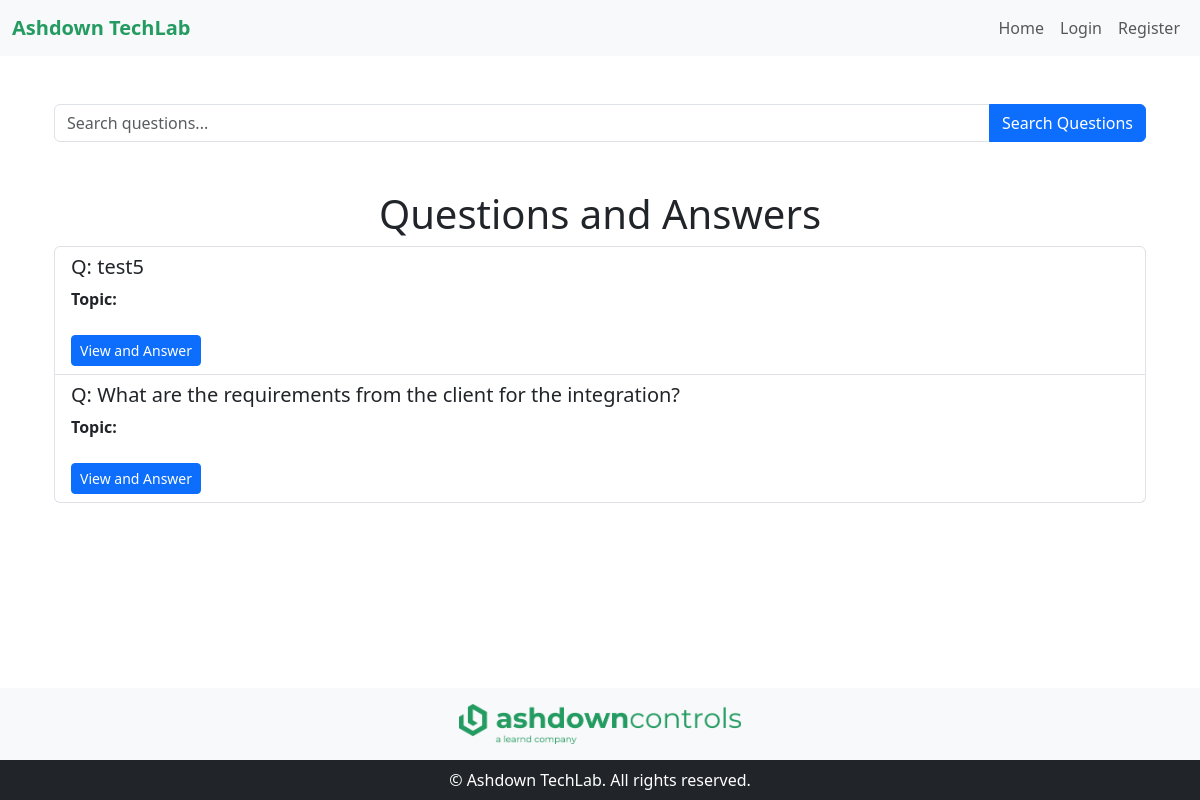
The page /questions on the database as committed earlier.
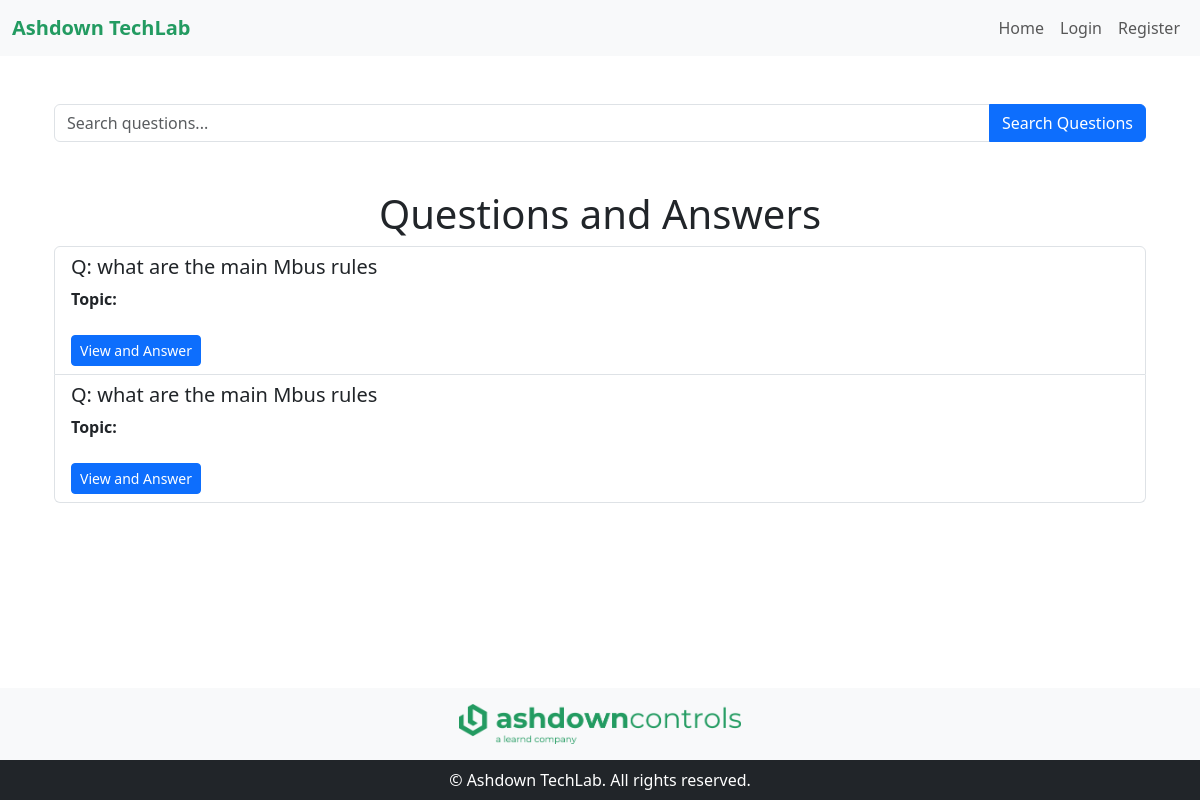
The same page on the database as committed later.
### tables this page shows
CREATE TABLE questions (
                id INTEGER PRIMARY KEY AUTOINCREMENT,
                topic TEXT NOT NULL,
                question TEXT NOT NULL,
                author TEXT NOT NULL,
                author_id TEXT NOT NULL,
                created_at TIMESTAMP DEFAULT CURRENT_TIMESTAMP
                
            );

### app.py (the view)
@app.route('/questions')
def questions():
    conn = get_db_connection()
    questions = conn.execute('SELECT * FROM questions ').fetchall()
    questions_with_answers = []
    for question in questions:
        answers = conn.execute('SELECT * FROM answers WHERE question_id = ? ', (question['id'],)).fetchall()
        questions_with_answers.append({
            'question': question['question'],
            'id': question['id'],
            'created_at': question['created_at'],
            'answers': answers
        })
    conn.close()
    return render_template('questions.html', questions=questions_with_answers)

### app.py (called while the page is built)
def get_db_connection():
    conn = sqlite3.connect('site.db')
    conn.row_factory = sqlite3.Row  # Allows us to access columns by name
    return conn

### templates/questions.html (shortened to what this page needs)
{% extends "base.html" %}
{% block content %}
    <div class="container">
        <form action="{{ url_for('q_search') }}" method="get" class="mb-4">
            <div class="input-group">
                <input type="text" name="query" class="form-control" placeholder="Search questions..." required>
                <button type="submit" class="btn btn-primary">Search Questions</button>
            </div>
        </form>
    </div>
    <div class="container mt-5">
        <h1 class="text-center">Questions and Answers</h1>
        {% if questions %}
            <ul class="list-group">
                {% for question in questions %}
                    <li class="list-group-item">
                        <h5>Q: {{ question['question'] }}</h5>
                        <p><strong>Topic:</strong> {{ question['topic'] }}</p>
                        <a href="{{ url_for('answer_question', question_id=question['id']) }}" class="btn btn-sm btn-primary mt-2">View and Answer</a>
                    </li>
                {% endfor %}
            </ul>
        {% else %}
            <p>No questions have been asked yet.</p>
        {% endif %}
    </div>
{% endblock %}

Rows that differ between the two databases and show on the page:
removed questions: question "test5"
removed questions: question "What are the requirements from the client for the integration?"
added questions: question "what are the main Mbus rules"
added questions: question "what are the main Mbus rules"
